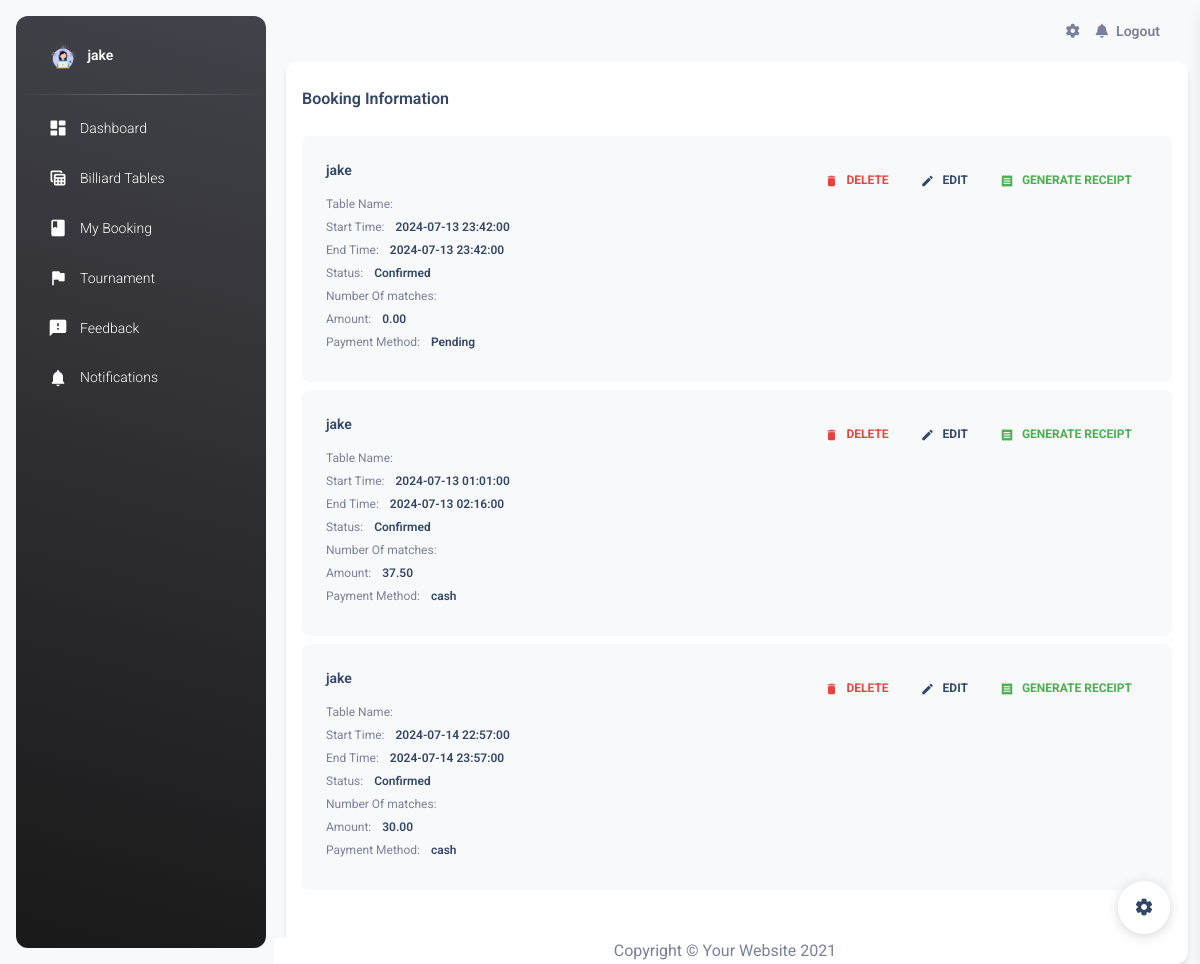
Page /booking_user.php (signed in) on the earlier database version.
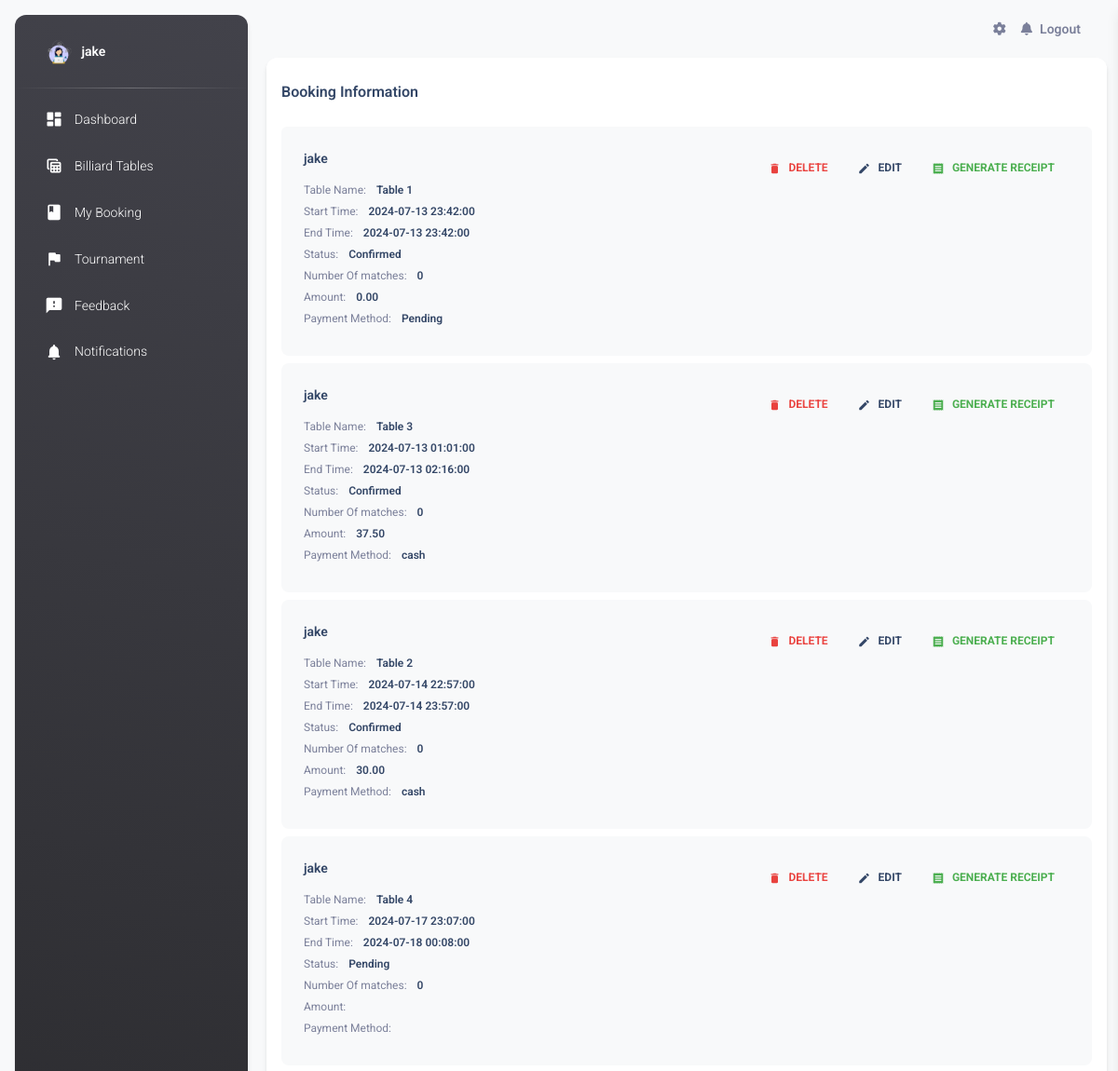
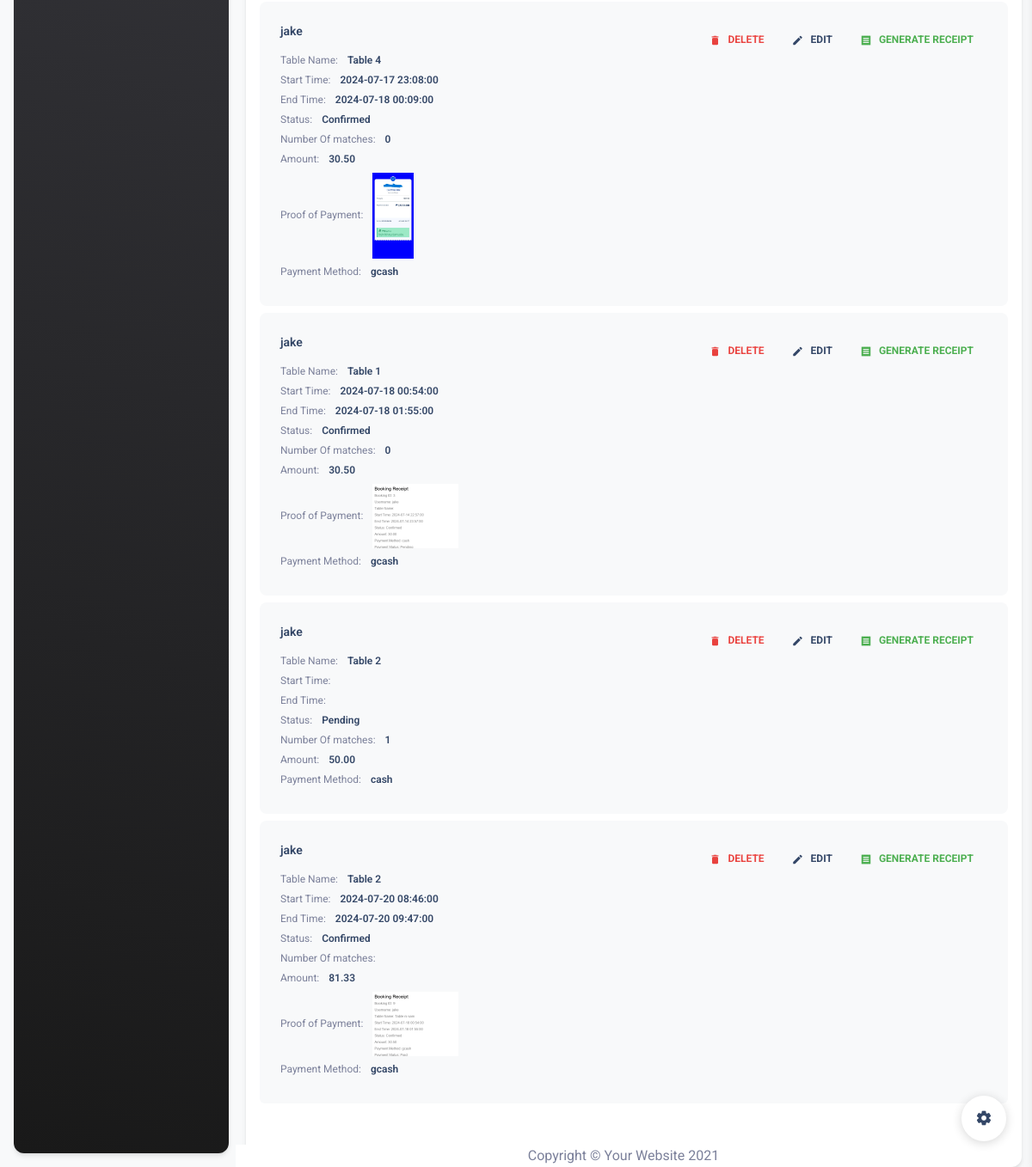
Same page on the later database version (2 pictures, top to bottom).
### tables this page shows
CREATE TABLE `transactions` (
  `transaction_id` int(11) NOT NULL,
  `booking_id` int(11) NOT NULL,
  `amount` decimal(10,2) NOT NULL,
  `payment_method` varchar(50) NOT NULL,
  `status` varchar(50) NOT NULL,
  `timestamp` timestamp NOT NULL DEFAULT current_timestamp(),
  `proof_of_payment` varchar(255) DEFAULT NULL
);

CREATE TABLE `bookings` (
  `booking_id` int(11) NOT NULL,
  `user_id` int(11) DEFAULT NULL,
  `table_id` int(11) DEFAULT NULL,
  `table_name` varchar(100) NOT NULL,
  `start_time` datetime DEFAULT NULL,
  `end_time` datetime DEFAULT NULL,
  `status` varchar(100) NOT NULL,
  `num_matches` int(11) DEFAULT NULL
);

### booking_user.php (the view, shortened to what this page needs)
<?php
include 'conn.php';
$user_id = htmlspecialchars($_SESSION['user_id']);
$sqlBookings = "SELECT b.booking_id, b.user_id, b.table_id, b.table_name, b.start_time, b.end_time, b.status, b.num_matches, t.amount, t.payment_method, t.proof_of_payment
                FROM bookings b
                LEFT JOIN transactions t ON b.booking_id = t.booking_id
                WHERE b.user_id = :user_id";
$stmtBookings = $conn->prepare($sqlBookings);
$stmtBookings->bindParam(':user_id', $user_id, PDO::PARAM_INT);
$stmtBookings->execute();
$bookings = $stmtBookings->fetchAll(PDO::FETCH_ASSOC);
$sqlUsers = "SELECT user_id, username FROM users";
$stmtUsers = $conn->prepare($sqlUsers);
$stmtUsers->execute();
$users = $stmtUsers->fetchAll(PDO::FETCH_ASSOC);
$userMap = [];
foreach ($users as $user) {
    $userMap[$user['user_id']] = $user['username'];
}
?>
<!DOCTYPE html>
<html lang="en">
   <head>
      <link href="./assets/css/nucleo-icons.css" rel="stylesheet" />
      <link href="./assets/css/nucleo-svg.css" rel="stylesheet" />
      <link id="pagestyle" href="./assets/css/material-dashboard.css?v=3.1.0" rel="stylesheet" />
      <link href="vendor/fontawesome-free/css/all.min.css" rel="stylesheet" type="text/css">
   </head>
   <body class="g-sidenav-show  bg-gray-100">
      <aside class="sidenav navbar navbar-vertical navbar-expand-xs border-0 border-radius-xl my-3 fixed-start ms-3   bg-gradient-dark" id="sidenav-main">
         <div class="sidenav-header">
            <a class="navbar-brand m-0" href=" https://demos.creative-tim.com/material-dashboard/pages/dashboard " target="_blank">
            <img src="./img/admin.png" class="navbar-brand-img h-100" alt="main_logo">
            <span class="ms-1 font-weight-bold text-white"><?php echo htmlspecialchars($_SESSION['username']); ?></span>
            </a>
         </div>
         <hr class="horizontal light mt-0 mb-2">
         <div class="collapse navbar-collapse  w-auto " id="sidenav-collapse-main">
         <ul class="navbar-nav">
            <li class="nav-item">
                  <a class="nav-link text-white " href="user_dashboard.php">
                     <div class="text-white text-center me-2 d-flex align-items-center justify-content-center">
                        <i class="material-icons opacity-10">dashboard</i>
                     </div>
                     <span class="nav-link-text ms-1">Dashboard</span>
                  </a>
               </li>
               <li class="nav-item">
                  <a class="nav-link text-white " href="user_table.php">
                     <div class="text-white text-center me-2 d-flex align-items-center justify-content-center">
                        <i class="material-icons opacity-10">table_view</i>
                     </div>
                     <span class="nav-link-text ms-1">Billiard Tables</span>
                  </a>
               </li>
               <li class="nav-item">
                  <a class="nav-link text-white " href="booking_user.php">
                     <div class="text-white text-center me-2 d-flex align-items-center justify-content-center">
                        <i class="material-icons opacity-10">book</i>
                     </div>
                     <span class="nav-link-text ms-1">My Booking</span>
                  </a>
               </li>
               <li class="nav-item">
                     <a class="nav-link text-white " href="user_tournament.php">
                        <div class="text-white text-center me-2 d-flex align-items-center justify-content-center">
                           <i class="material-icons opacity-10">flag</i>
                        </div>
                        <span class="nav-link-text ms-1">Tournament</span>
                     </a>
                  </li>
               <li class="nav-item">
                  <a class="nav-link text-white " href="feedback.php">
                     <div class="text-white text-center me-2 d-flex align-items-center justify-content-center">
                        <i class="material-icons opacity-10">feedback</i>
                     </div>
                     <span class="nav-link-text ms-1">Feedback</span>
                  </a>
               </li>
               <li class="nav-item">
                  <a class="nav-link text-white " href="./notifications.html">
                     <div class="text-white text-center me-2 d-flex align-items-center justify-content-center">
                        <i class="material-icons opacity-10">notifications</i>
                     </div>
                     <span class="nav-link-text ms-1">Notifications</span>
                  </a>
               </li>
         </ul>
      </aside>
      <main class="main-content border-radius-lg ">
         <nav class="navbar navbar-main navbar-expand-lg px-0 mx-4 shadow-none border-radius-xl" id="navbarBlur" data-scroll="true">
            <div class="container-fluid py-1 px-3">
               <div class="collapse navbar-collapse mt-sm-0 mt-2 me-md-0 me-sm-4" id="navbar">
                  <ul class="navbar-nav  justify-content-end">
                     <li class="nav-item px-3 d-flex align-items-center">
                        <a href="javascript:;" class="nav-link text-body p-0">
                        <i class="fa fa-cog fixed-plugin-button-nav cursor-pointer"></i>
                        </a>
                     </li>
                     <li class="nav-item dropdown pe-2 d-flex align-items-center">
                        <a href="javascript:;" class="nav-link text-body p-0" id="dropdownMenuButton" data-bs-toggle="dropdown" aria-expanded="false">
                        <i class="fa fa-bell cursor-pointer"></i>
                        </a>
                     </li>
                     <li class="nav-item d-flex align-items-center">
                        <a href="logout.php" class="nav-link text-body font-weight-bold px-0">
                        <span class="d-sm-inline d-none">Logout</span>
                        </a>
                     </li>
                  </ul>
               </div>
            </div>
         </nav>
         <div class="container-fluid">
         <div class="card">
            <div class="card-header pb-0 px-3">
               <h6 class="mb-0">Booking Information</h6>
            </div>
            <div class="card-body pt-4 p-3">
               <ul class="list-group">
                  <?php
                     if (!empty($bookings)) {
                        foreach ($bookings as $booking) {
                           echo '<li class="list-group-item border-0 d-flex p-4 mb-2 bg-gray-100 border-radius-lg">';
                           echo '<div class="d-flex flex-column">';
                           echo '<h6 class="mb-3 text-sm">' . htmlspecialchars($userMap[$booking["user_id"]]) . '</h6>';
                           echo '<span class="mb-2 text-xs">Table Name: <span class="text-dark font-weight-bold ms-sm-2">' . htmlspecialchars($booking["table_name"]) . '</span></span>';
                           echo '<span class="mb-2 text-xs">Start Time: <span class="text-dark ms-sm-2 font-weight-bold">' . htmlspecialchars($booking["start_time"]) . '</span></span>';
                           echo '<span class="mb-2 text-xs">End Time: <span class="text-dark ms-sm-2 font-weight-bold">' . htmlspecialchars($booking["end_time"]) . '</span></span>';
                           echo '<span class="mb-2 text-xs">Status: <span class="text-dark ms-sm-2 font-weight-bold">' . htmlspecialchars($booking["status"]) . '</span></span>';
                           echo '<span class="mb-2 text-xs">Number Of matches: <span class="text-dark ms-sm-2 font-weight-bold">' . htmlspecialchars($booking["num_matches"]) . '</span></span>';
                           echo '<span class="mb-2 text-xs">Amount: <span class="text-dark ms-sm-2 font-weight-bold">' . htmlspecialchars($booking["amount"]) . '</span></span>';
                           if (!empty($booking["proof_of_payment"])) {
                              echo '<span class="mb-2 text-xs">Proof of Payment: <span class="text-dark ms-sm-2 font-weight-bold">';
                              echo '<a href="#" onclick="openImageModal(\'' . htmlspecialchars($booking["proof_of_payment"]) . '\'); return false;">';
                              echo '<img src="' . htmlspecialchars($booking["proof_of_payment"]) . '" alt="Proof of Payment" style="max-width: 100px; max-height: 100px;">';
                              echo '</a>';
                              echo '</span></span>';
                              }
                           echo '<span class="mb-2 text-xs">Payment Method: <span class="text-dark ms-sm-2 font-weight-bold">' . htmlspecialchars($booking["payment_method"]) . '</span></span>';
                           echo '</div>';
                           echo '<div class="ms-auto text-end">';
                           echo '<a class="btn btn-link text-danger text-gradient px-3 mb-0" href="delete_booking.php?booking_id=' . htmlspecialchars($booking["booking_id"]) . '"><i class="material-icons text-sm me-2">delete</i>Delete</a>';
                           echo '<a class="btn btn-link text-dark px-3 mb-0" data-toggle="modal" data-target="#bookingModal" onclick=\'openEditModal(' . htmlspecialchars(json_encode($booking)) . ')\'>';
                           echo '<i class="material-icons text-sm me-2">edit</i>Edit</a>';
                           if ($booking['status'] == 'cancelled' || $booking['status'] == 'pending') {
                                 echo '<a class="btn btn-link text-success px-3 mb-0" onclick="alert(\'Cannot generate receipt for a booking with status: ' . htmlspecialchars($booking['status']) . '\');"><i class="material-icons text-sm me-2">receipt</i>Generate Receipt</a>';
                           } else {
                                 echo '<a class="btn btn-link text-success px-3 mb-0" href="generate_receipt.php?booking_id=' . htmlspecialchars($booking["booking_id"]) . '"><i class="material-icons text-sm me-2">receipt</i>Generate Receipt</a>';
                           }
                           echo '</div>';
                           echo '</li>';
                        }
                     } else {
                        echo '<li class="list-group-item border-0 d-flex p-4 mb-2 bg-gray-100 border-radius-lg">';
                        echo '<div class="d-flex flex-column">';
                        echo '<h6 class="mb-3 text-sm">No bookings found.</h6>';
                        echo '</div>';
                        echo '</li>';
                     }
                  ?>
               </ul>
         </div>
         <div class="row">
         <div class="row mt-4">
            <footer class="sticky-footer bg-white">
               <div class="container my-auto">
                     <div class="copyright text-center my-auto">
                        <span>Copyright &copy; Your Website 2021</span>
                      </div>
                </div>
            </footer>
         </div>
      </main>
      <div class="fixed-plugin">
         <a class="fixed-plugin-button text-dark position-fixed px-3 py-2">
         <i class="material-icons py-2">settings</i>
         </a>
      </div>
   </body>
</html>

Differences in the rows shown:
changed through a linked row, transactions (number 1 of 7 on the later page): booking.table_name (not shown) → "Table 1"; booking.num_matches (not shown) → "0"
changed through a linked row, transactions: booking.table_name (not shown) → "Table 3"; booking.num_matches (not shown) → "0"
changed through a linked row, transactions (number 3 of 7 on the later page): booking.table_name (not shown) → "Table 2"; booking.num_matches (not shown) → "0"
added bookings: user "jake", table_name "Table 4", start_time "2024-07-17 23:07:00", end_time "2024-07-18 00:08:00", status "Pending", num_matches "0"
added transactions: booking.user_id "jake", booking.table_name "Table 4", booking.start_time "2024-07-17 23:08:00", booking.end_time "2024-07-18 00:09:00", booking.status "Confirmed", booking.num_matches "0", amount "30.50", proof_of_payment (picture), payment_method "gcash"
added transactions: booking.user_id "jake", booking.table_name "Table 1", booking.start_time "2024-07-18 00:54:00", booking.end_time "2024-07-18 01:55:00", booking.status "Confirmed", booking.num_matches "0", amount "30.50", proof_of_payment (picture), payment_method "gcash"
added transactions: booking.user_id "jake", booking.table_name "Table 2", booking.status "Pending", booking.num_matches "1", amount "50.00", payment_method "cash"
added transactions: booking.user_id "jake", booking.table_name "Table 2", booking.start_time "2024-07-20 08:46:00", booking.end_time "2024-07-20 09:47:00", booking.status "Confirmed", amount "81.33", proof_of_payment (picture), payment_method "gcash"
